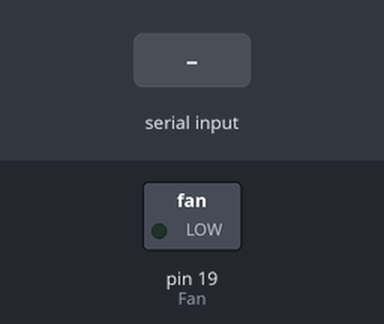
The sketch below on a simulated Arduino Uno, built with avr-gcc and run on an emulated ATmega328P. Shown: switched loads named in the sketch (green lamp = pin HIGH). Dashed ring = blinking. The test bench sets the inputs (shaded band).

Above: at 1.2 s.
1.3 s: "c" received over Serial
At 2.1 s:
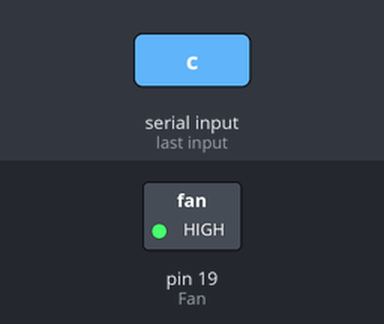
4.3 s: "a" received over Serial
6.8 s: "b" received over Serial
At 8.0 s:
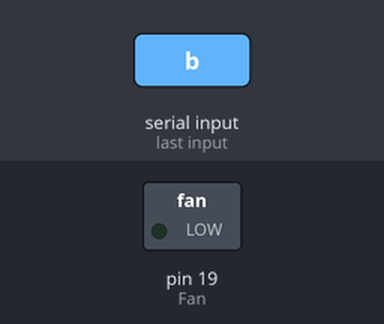
Timing chart, 0 to 9.8 s (numbered marks = the images above; inputs shaded):
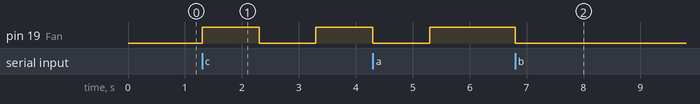

Measured:
- after the input at 1.3 s, pin 19 (Fan): LOW → HIGH at once, → LOW 1.0 s later, → HIGH 1.0 s later
- after the input at 6.8 s, pin 19 (Fan): HIGH → LOW at once

The sketch:

LAB13_Bluetooth.ino
```cpp
int x;  // ประกาศตัวแปร x
const int Fan = 19;

void setup() {
  Serial.begin(9600);    // เปิดการสื่อสาร
  pinMode(Fan, OUTPUT);  // ตั้ง Fan pin เป็น OUTPUT
}

void loop() {
  x = Serial.read();     // อ่านค่าและเก็บค่าที่อ่านมาไว้ใน x

  switch (x) {
    case 'a' : digitalWrite(Fan, HIGH); break;        // เมื่อกด A มอเตอร์จะหมุน
    case 'b' : digitalWrite(Fan, LOW);  break;        // มอเตอร์ดับ
    case 'c' : digitalWrite(Fan, HIGH); delay(1000);  // มอเตอร์จะวิ่ง 1 วินาทีแล้วดับ
               digitalWrite(Fan, LOW);  delay(1000);
               digitalWrite(Fan, HIGH); delay(1000);
               digitalWrite(Fan, LOW);  delay(1000);
  }
}
```
